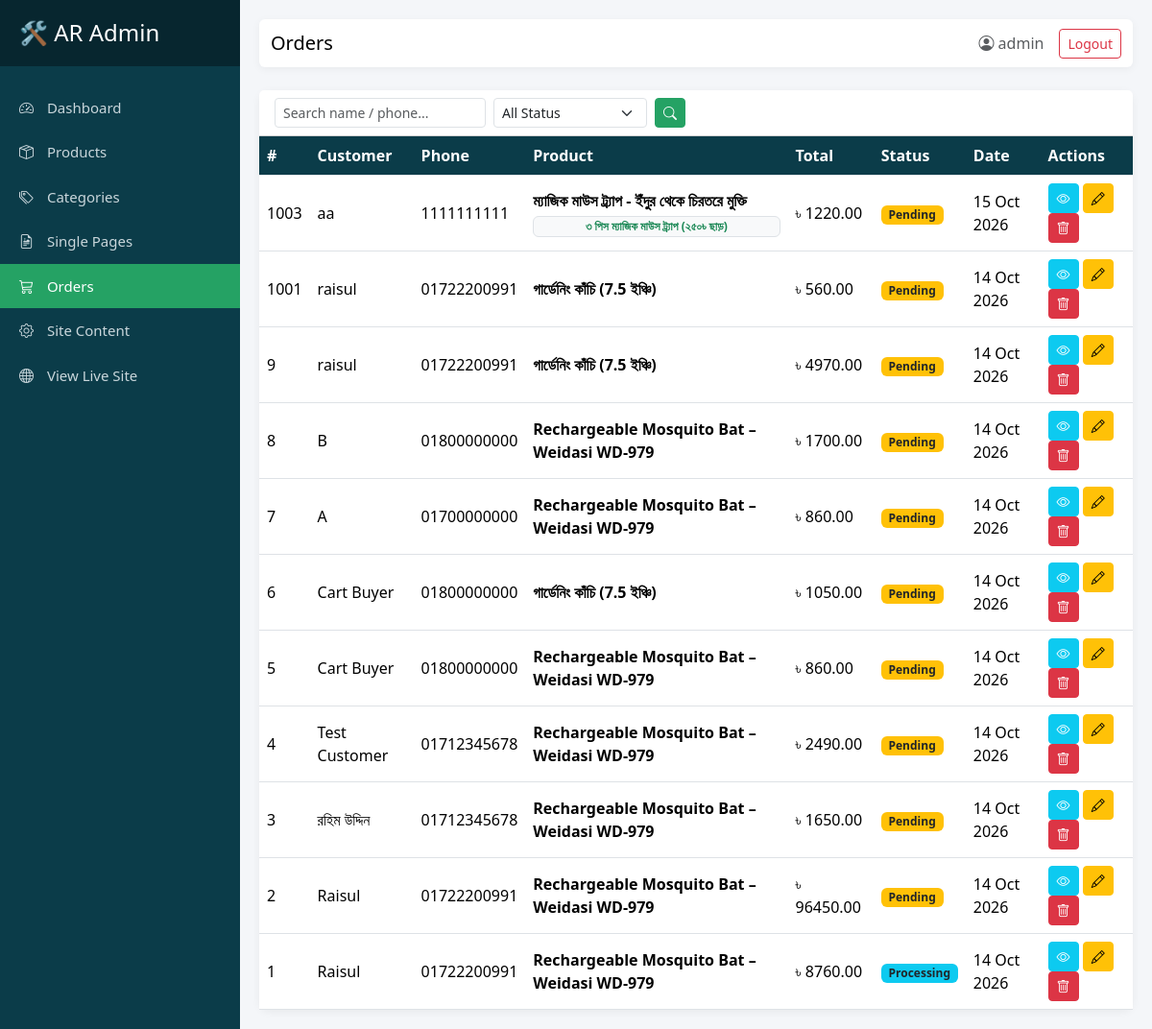
Screenshot of /dashboard/orders/ (signed in) with the database file from the repository.
### landingpage/models.py (models this page shows, shortened)
class Order(models.Model):
    STATUS_CHOICES = (
        ('Pending', 'Pending'),
        ('Processing', 'Processing'),
        ('Completed', 'Completed'),
        ('Cancelled', 'Cancelled'),
    )
    product = models.ForeignKey(Product, on_delete=models.SET_NULL, null=True, blank=True)
    landing_page = models.ForeignKey(SinglePage, on_delete=models.SET_NULL, null=True, blank=True, related_name='orders')
    package_name = models.CharField(max_length=255, blank=True, null=True)
    customer_name = models.CharField(max_length=100)
    phone_number = models.CharField(max_length=15)
    address = models.TextField()
    delivery_area = models.CharField(max_length=50, choices=[('Inside Dhaka', 'Inside Dhaka'), ('Outside Dhaka', 'Outside Dhaka')])
    quantity = models.IntegerField(default=1)
    sub_total = models.DecimalField(max_digits=10, decimal_places=2, default=0)
    delivery_charge = models.DecimalField(max_digits=10, decimal_places=2, default=0)
    total_bill = models.DecimalField(max_digits=10, decimal_places=2, default=0)
    status = models.CharField(max_length=20, choices=STATUS_CHOICES, default='Pending')
    created_at = models.DateTimeField(auto_now_add=True)

class SinglePage(models.Model):
    title = models.CharField(max_length=200, help_text="Page title / Internal name")
    slug = models.SlugField(max_length=200, unique=True, help_text="Unique URL link, e.g. magic-mouse-trap")
    linked_product = models.ForeignKey(Product, on_delete=models.SET_NULL, null=True, blank=True, help_text="Optional linked product from inventory")
    is_active = models.BooleanField(default=True, help_text="Uncheck to temporarily hide this page")
    created_at = models.DateTimeField(auto_now_add=True)
    updated_at = models.DateTimeField(auto_now=True)
    announcement_text = models.CharField(max_length=255, default="🔥 সীমিত সময়ের অফার! স্টক শেষ হওয়ার আগেই অর্ডার করুন! 🔥")
    brand_name = models.CharField(max_length=100, blank=True, default="", help_text="Leave blank to use Site Name")
    header_cta_text = models.CharField(max_length=50, default="অর্ডার করুন")
    hero_title = models.CharField(max_length=255, default="ইঁদুরের যন্ত্রণায় অতিষ্ঠ? চিরতরে মুক্তি পান ম্যাজিক মাউস ট্র্যাপ দিয়ে!")
    hero_subtitle = models.TextField(blank=True, default="কোনো বিষ বা আঠা ছাড়া, ১০০% নিরাপদ এবং বারবার ব্যবহারযোগ্য।")
    hero_image = models.ImageField(upload_to='landingpages/', blank=True, null=True)
    video_url = models.URLField(blank=True, null=True, help_text="Optional YouTube embed link")
    auto_scroll_images = models.BooleanField(default=True, help_text="Automatically slide hero gallery images")
    auto_scroll_interval = models.PositiveIntegerField(default=3, help_text="Slide change interval in seconds")
    regular_price = models.DecimalField(max_digits=10, decimal_places=2, default=600)
    discount_price = models.DecimalField(max_digits=10, decimal_places=2, default=450)
    delivery_note = models.CharField(max_length=150, default="সারা বাংলাদেশে ক্যাশ অন ডেলিভারি!")
    hero_cta_text = models.CharField(max_length=50, default="এখনই অর্ডার করুন")
    features_title = models.CharField(max_length=200, default="কেন আমাদের মাউস ট্র্যাপ সেরা?")
    feature_1_icon = models.CharField(max_length=50, default="fas fa-leaf", help_text="FontAwesome icon class")
    feature_1_title = models.CharField(max_length=150, default="১০০% বিষমুক্ত ও নিরাপদ")
    feature_1_desc = models.TextField(default="বাচ্চা বা পোষা প্রাণীর জন্য কোনো ক্ষতিকর বিষ বা রাসায়নিক ব্যবহার করা হয়নি।")
    feature_2_icon = models.CharField(max_length=50, default="fas fa-sync-alt")
    feature_2_title = models.CharField(max_length=150, default="বারবার ব্যবহারযোগ্য")
    feature_2_desc = models.TextField(default="মজবুত প্লাস্টিক দিয়ে তৈরি, ধুয়ে বারবার ব্যবহার করা যায়। একবার কিনলেই চলবে বহুবছর।")
    feature_3_icon = models.CharField(max_length=50, default="fas fa-bolt")
    feature_3_title = models.CharField(max_length=150, default="তাত্ক্ষণিক সমাধান")
    feature_3_desc = models.TextField(default="শক্তিশালী স্প্রিং মেকানিজমের কারণে ইঁদুর ধরা পড়ে চোখের পলকে, পালানোর কোনো সুযোগ নেই।")
    feature_4_icon = models.CharField(max_length=50, default="fas fa-hand-sparkles")
    feature_4_title = models.CharField(max_length=150, default="পরিষ্কার করা সহজ")
    feature_4_desc = models.TextField(default="মৃত ইঁদুর হাত দিয়ে না ধরেই সহজে ফেলে দেওয়া যায়, যা অত্যন্ত স্বাস্থ্যকর।")
    delivery_inside_dhaka = models.IntegerField(default=60)
    delivery_outside_dhaka = models.IntegerField(default=120)
    form_title = models.CharField(max_length=200, default="অর্ডার কনফার্ম করতে নিচের ফর্মটি পূরণ করুন")
    submit_button_text = models.CharField(max_length=100, default="অর্ডার কনফার্ম করুন")
    footer_helpline = models.CharField(max_length=50, blank=True, default="", help_text="Leave blank to use Site Helpline")
    footer_email = models.CharField(max_length=100, blank=True, default="", help_text="Support email")
    footer_copyright = models.CharField(max_length=200, blank=True, default="")
    class Meta:
        ordering = ['-created_at']

class Product(models.Model):
    title = models.CharField(max_length=200)
    slug = models.SlugField(max_length=200, unique=True, help_text="Unique URL link")
    description = models.TextField()
    regular_price = models.DecimalField(max_digits=10, decimal_places=2)
    discount_price = models.DecimalField(max_digits=10, decimal_places=2)
    image = models.ImageField(upload_to='products/', blank=True, null=True)
    video_url = models.URLField(blank=True, null=True, help_text="YouTube video embed link")
    delivery_inside_dhaka = models.IntegerField(default=60)
    delivery_outside_dhaka = models.IntegerField(default=120)
    category = models.ForeignKey(Category, on_delete=models.SET_NULL, null=True, blank=True, related_name='products')
    is_active = models.BooleanField(default=True, help_text="Uncheck to hide this product from the public site")
    badge = models.CharField(max_length=50, blank=True, help_text="Optional corner badge, e.g. 'বেস্ট সেলার' or 'নতুন'")
    rating = models.DecimalField(max_digits=2, decimal_places=1, default=5.0)
    reviews_count = models.IntegerField(default=0)
    highlights = models.TextField(blank=True, help_text="Enter one highlight per line. Shown in the product Quick View.")

### custom_admin/views.py (the view, shortened to what this page needs)
# urls.py: path('orders/', views.order_list, name='order_list'),
@login_required(login_url='custom_admin:login')
@user_passes_test(is_staff_user, login_url='custom_admin:login')
def order_list(request):
    status = request.GET.get('status', '')
    query = request.GET.get('q', '').strip()
    orders = Order.objects.select_related('product', 'landing_page').order_by('-created_at')
    if status:
        orders = orders.filter(status=status)
    return render(request, 'custom_admin/order_list.html', {
        'orders': orders,
        'status': status,
        'query': query,
        'status_choices': Order.STATUS_CHOICES,
    })

### custom_admin/views.py (called while the page is built)
def is_staff_user(user):
    return user.is_active and user.is_staff

### custom_admin/templates/custom_admin/order_list.html (shortened to what this page needs)
{% extends 'custom_admin/base.html' %}
{% block page_title %}Orders{% endblock %}
{% block content %}
<div class="card stat-card">
    <div class="card-header bg-white d-flex justify-content-between align-items-center flex-wrap gap-2">
        <form method="get" class="d-flex">
            <input type="text" name="q" value="{{ query }}" class="form-control form-control-sm me-2" placeholder="Search name / phone..." style="width:220px;">
            <select name="status" class="form-select form-select-sm me-2" style="width:160px;">
                <option value="">All Status</option>
            </select>
            <button class="btn btn-sm btn-primary"><i class="bi bi-search"></i></button>
        </form>
    </div>
    <div class="card-body p-0">
        <div class="table-responsive">
            <table class="table table-hover mb-0 align-middle">
                <thead>
                    <tr>
                        <th>#</th>
                        <th>Customer</th>
                        <th>Phone</th>
                        <th>Product</th>
                        <th>Total</th>
                        <th>Status</th>
                        <th>Date</th>
                        <th>Actions</th>
                    </tr>
                </thead>
                <tbody>
                    {% for order in orders %}
                    <tr>
                        <td>{{ order.id }}</td>
                        <td>{{ order.customer_name }}</td>
                        <td>{{ order.phone_number }}</td>
                        <td>
                            {% if order.product %}
                                <strong>{{ order.product.title }}</strong>
                            {% elif order.landing_page %}
                                <strong>{{ order.landing_page.title }}</strong>
                                {% if order.package_name %}<span class="badge bg-light text-success border d-block mt-1">{{ order.package_name }}</span>{% endif %}
                            {% elif order.package_name %}
                                <strong>{{ order.package_name }}</strong>
                            {% else %}
                                <span class="text-muted">—</span>
                            {% endif %}
                        </td>
                        <td>৳ {{ order.total_bill }}</td>
                        <td>
                            {% if order.status == 'Completed' %}<span class="badge bg-success">Completed</span>
                            {% elif order.status == 'Pending' %}<span class="badge bg-warning text-dark">Pending</span>
                            {% elif order.status == 'Processing' %}<span class="badge bg-info text-dark">Processing</span>
                            {% else %}<span class="badge bg-danger">Cancelled</span>{% endif %}
                        </td>
                        <td>{{ order.created_at|date:"d M Y" }}</td>
                        <td>
                            <a href="{% url 'custom_admin:order_detail' order.pk %}" class="btn btn-sm btn-info text-white"><i class="bi bi-eye"></i></a>
                            <a href="{% url 'custom_admin:order_edit' order.pk %}" class="btn btn-sm btn-warning"><i class="bi bi-pencil"></i></a>
                            <a href="{% url 'custom_admin:order_delete' order.pk %}" class="btn btn-sm btn-danger"><i class="bi bi-trash"></i></a>
                        </td>
                    </tr>
                    {% empty %}
                    <tr><td colspan="8" class="text-center text-muted py-4">No orders found.</td></tr>
                    {% endfor %}
                </tbody>
            </table>
        </div>
    </div>
</div>
{% endblock %}

### custom_admin/templates/custom_admin/base.html (shortened to what this page needs)
<!DOCTYPE html>
<html lang="en">
<head>
    <link href="https://cdn.jsdelivr.net/npm/bootstrap@5.3.3/dist/css/bootstrap.min.css" rel="stylesheet">
    <link href="https://cdn.jsdelivr.net/npm/bootstrap-icons@1.11.3/font/bootstrap-icons.css" rel="stylesheet">
</head>
<body>
<div class="d-flex">
    <nav id="sidebar">
        <div class="sidebar-header">
            <h4 class="mb-0">🛠️ AR Admin</h4>
        </div>
        <ul class="list-unstyled components">
            <li>
                <a href="{% url 'custom_admin:dashboard' %}" class="{% if request.resolver_match.url_name == 'dashboard' %}active{% endif %}">
                    <i class="bi bi-speedometer2"></i> Dashboard
                </a>
            </li>
            <li>
                <a href="{% url 'custom_admin:product_list' %}" class="{% if 'product' in request.resolver_match.url_name %}active{% endif %}">
                    <i class="bi bi-box-seam"></i> Products
                </a>
            </li>
            <li>
                <a href="{% url 'custom_admin:category_list' %}" class="{% if 'category' in request.resolver_match.url_name %}active{% endif %}">
                    <i class="bi bi-tags"></i> Categories
                </a>
            </li>
            <li>
                <a href="{% url 'custom_admin:single_page_list' %}" class="{% if 'single_page' in request.resolver_match.url_name %}active{% endif %}">
                    <i class="bi bi-file-earmark-richtext"></i> Single Pages
                </a>
            </li>
            <li>
                <a href="{% url 'custom_admin:order_list' %}" class="{% if 'order' in request.resolver_match.url_name %}active{% endif %}">
                    <i class="bi bi-cart3"></i> Orders
                </a>
            </li>
            <li>
                <a href="{% url 'custom_admin:site_setting_edit' %}" class="{% if 'site_setting' in request.resolver_match.url_name %}active{% endif %}">
                    <i class="bi bi-gear"></i> Site Content
                </a>
            </li>
            <li>
                <a href="/" target="_blank"><i class="bi bi-globe"></i> View Live Site</a>
            </li>
        </ul>
    </nav>
    <div id="content">
        <nav class="navbar navbar-expand-lg navbar-custom mb-4 rounded">
            <div class="container-fluid">
                <span class="navbar-brand mb-0 h4">{% block page_title %}Dashboard{% endblock %}</span>
                <div class="ms-auto d-flex align-items-center">
                    <span class="me-3 text-muted"><i class="bi bi-person-circle"></i> {{ request.user.username }}</span>
                    <form method="post" action="{% url 'custom_admin:logout' %}" class="m-0">
                        <button type="submit" class="btn btn-sm btn-outline-danger">Logout</button>
                    </form>
                </div>
            </div>
        </nav>
        {% block content %}{% endblock %}
    </div>
</div>
</body>
</html>

### custom_admin/templates/custom_admin/base.html (style rules this page uses)
body { background: #f4f6f9; }
:root { --brand-teal:#0B3C49; --brand-tealDark:#07262F; --brand-green:#25A264; --brand-greenHover:#1E8752; }
#sidebar { min-width: 250px; max-width: 250px; background: var(--brand-teal); color: #fff; min-height: 100vh; transition: all 0.3s; }
#sidebar .sidebar-header { padding: 20px; background: var(--brand-tealDark); }
#sidebar ul.components { padding: 20px 0; }
#sidebar ul li a { padding: 12px 20px; font-size: 15px; display: block; color: #c9d6db; text-decoration: none; }
#sidebar ul li a.active { color: #fff; background: var(--brand-green); }
#sidebar ul li a i { margin-right: 10px; }
#content { width: 100%; padding: 20px; min-height: 100vh; }
.stat-card { border: none; border-radius: 10px; box-shadow: 0 2px 8px rgba(0,0,0,0.06); }
.navbar-custom { background: #fff; box-shadow: 0 2px 8px rgba(0,0,0,0.05); }
.table thead th { background: var(--brand-teal); color: #fff; }
.btn-primary { background: var(--brand-green); border-color: var(--brand-green); }

### rows the page displays
Order: id "1003", customer_name "aa", phone_number "1111111111", landing_page "ম্যাজিক মাউস ট্র্যাপ - ইঁদুর থেকে চিরতরে মুক্তি", package_name "৩ পিস ম্যাজিক মাউস ট্র্যাপ (২৫০৳ ছাড়)", total_bill "1220.00", status "Pending", created_at "15 Oct 2026"
Order: id "1001", customer_name "raisul", phone_number "01722200991", product "গার্ডেনিং কাঁচি (7.5 ইঞ্চি)", total_bill "560.00", status "Pending", created_at "14 Oct 2026"
Order: id "9", customer_name "raisul", phone_number "01722200991", product "গার্ডেনিং কাঁচি (7.5 ইঞ্চি)", total_bill "4970.00", status "Pending", created_at "14 Oct 2026"
Order: id "8", customer_name "B", phone_number "01800000000", product "Rechargeable Mosquito Bat – Weidasi WD-979", total_bill "1700.00", status "Pending", created_at "14 Oct 2026"
Order: id "7", customer_name "A", phone_number "01700000000", product "Rechargeable Mosquito Bat – Weidasi WD-979", total_bill "860.00", status "Pending", created_at "14 Oct 2026"
Order: id "6", customer_name "Cart Buyer", phone_number "01800000000", product "গার্ডেনিং কাঁচি (7.5 ইঞ্চি)", total_bill "1050.00", status "Pending", created_at "14 Oct 2026"
Order: id "5", customer_name "Cart Buyer", phone_number "01800000000", product "Rechargeable Mosquito Bat – Weidasi WD-979", total_bill "860.00", status "Pending", created_at "14 Oct 2026"
Order: id "4", customer_name "Test Customer", phone_number "01712345678", product "Rechargeable Mosquito Bat – Weidasi WD-979", total_bill "2490.00", status "Pending", created_at "14 Oct 2026"
Order: id "3", customer_name "রহিম উদ্দিন", phone_number "01712345678", product "Rechargeable Mosquito Bat – Weidasi WD-979", total_bill "1650.00", status "Pending", created_at "14 Oct 2026"
Order: id "2", customer_name "Raisul", phone_number "01722200991", product "Rechargeable Mosquito Bat – Weidasi WD-979", total_bill "96450.00", status "Pending", created_at "14 Oct 2026"
Order: id "1", customer_name "Raisul", phone_number "01722200991", product "Rechargeable Mosquito Bat – Weidasi WD-979", total_bill "8760.00", status "Processing", created_at "14 Oct 2026"

### other values shown
{{ request.user.username }} "admin"
